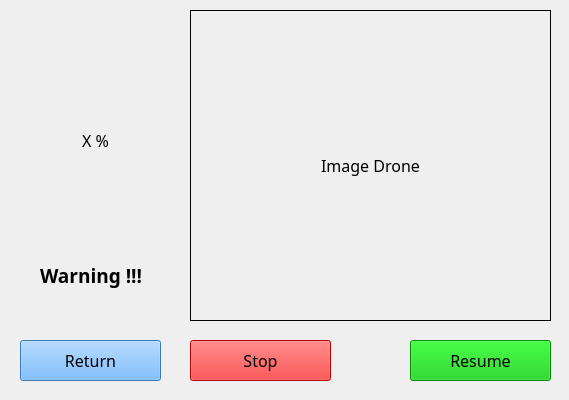
<?xml version="1.0" encoding="UTF-8"?>
<ui version="4.0">
 <class>Window_DroneCamera</class>
 <widget class="QWidget" name="Window_DroneCamera">
  <property name="geometry">
   <rect>
    <x>0</x>
    <y>0</y>
    <width>569</width>
    <height>400</height>
   </rect>
  </property>
  <property name="font">
   <font>
    <family>Segoe UI Light</family>
    <pointsize>12</pointsize>
   </font>
  </property>
  <property name="windowTitle">
   <string>Window_DroneCamera</string>
  </property>
  <widget class="QPushButton" name="pushButton_switchWindow">
   <property name="geometry">
    <rect>
     <x>20</x>
     <y>340</y>
     <width>141</width>
     <height>41</height>
    </rect>
   </property>
   <property name="palette">
    <palette>
     <active>
      <colorrole role="WindowText">
       <brush brushstyle="SolidPattern">
        <color alpha="255">
         <red>0</red>
         <green>0</green>
         <blue>0</blue>
        </color>
       </brush>
      </colorrole>
      <colorrole role="Button">
       <brush brushstyle="SolidPattern">
        <color alpha="255">
         <red>85</red>
         <green>170</green>
         <blue>255</blue>
        </color>
       </brush>
      </colorrole>
      <colorrole role="Light">
       <brush brushstyle="SolidPattern">
        <color alpha="255">
         <red>213</red>
         <green>234</green>
         <blue>255</blue>
        </color>
       </brush>
      </colorrole>
      <colorrole role="Midlight">
       <brush brushstyle="SolidPattern">
        <color alpha="255">
         <red>149</red>
         <green>202</green>
         <blue>255</blue>
        </color>
       </brush>
      </colorrole>
      <colorrole role="Dark">
       <brush brushstyle="SolidPattern">
        <color alpha="255">
         <red>42</red>
         <green>85</green>
         <blue>127</blue>
        </color>
       </brush>
      </colorrole>
      <colorrole role="Mid">
       <brush brushstyle="SolidPattern">
        <color alpha="255">
         <red>56</red>
         <green>113</green>
         <blue>170</blue>
        </color>
       </brush>
      </colorrole>
      <colorrole role="Text">
       <brush brushstyle="SolidPattern">
        <color alpha="255">
         <red>0</red>
         <green>0</green>
         <blue>0</blue>
        </color>
       </brush>
      </colorrole>
      <colorrole role="BrightText">
       <brush brushstyle="SolidPattern">
        <color alpha="255">
         <red>255</red>
         <green>255</green>
         <blue>255</blue>
        </color>
       </brush>
      </colorrole>
      <colorrole role="ButtonText">
       <brush brushstyle="SolidPattern">
        <color alpha="255">
         <red>0</red>
         <green>0</green>
         <blue>0</blue>
        </color>
       </brush>
      </colorrole>
      <colorrole role="Base">
       <brush brushstyle="SolidPattern">
        <color alpha="255">
         <red>255</red>
         <green>255</green>
         <blue>255</blue>
        </color>
       </brush>
      </colorrole>
      <colorrole role="Window">
       <brush brushstyle="SolidPattern">
        <color alpha="255">
         <red>85</red>
         <green>170</green>
         <blue>255</blue>
        </color>
       </brush>
      </colorrole>
      <colorrole role="Shadow">
       <brush brushstyle="SolidPattern">
        <color alpha="255">
         <red>0</red>
         <green>0</green>
         <blue>0</blue>
        </color>
       </brush>
      </colorrole>
      <colorrole role="AlternateBase">
       <brush brushstyle="SolidPattern">
        <color alpha="255">
         <red>170</red>
         <green>212</green>
         <blue>255</blue>
        </color>
       </brush>
      </colorrole>
      <colorrole role="ToolTipBase">
       <brush brushstyle="SolidPattern">
        <color alpha="255">
         <red>255</red>
         <green>255</green>
         <blue>220</blue>
        </color>
       </brush>
      </colorrole>
      <colorrole role="ToolTipText">
       <brush brushstyle="SolidPattern">
        <color alpha="255">
         <red>0</red>
         <green>0</green>
         <blue>0</blue>
        </color>
       </brush>
      </colorrole>
     </active>
     <inactive>
      <colorrole role="WindowText">
       <brush brushstyle="SolidPattern">
        <color alpha="255">
         <red>0</red>
         <green>0</green>
         <blue>0</blue>
        </color>
       </brush>
      </colorrole>
      <colorrole role="Button">
       <brush brushstyle="SolidPattern">
        <color alpha="255">
         <red>85</red>
         <green>170</green>
         <blue>255</blue>
        </color>
       </brush>
      </colorrole>
      <colorrole role="Light">
       <brush brushstyle="SolidPattern">
        <color alpha="255">
         <red>213</red>
         <green>234</green>
         <blue>255</blue>
        </color>
       </brush>
      </colorrole>
      <colorrole role="Midlight">
       <brush brushstyle="SolidPattern">
        <color alpha="255">
         <red>149</red>
         <green>202</green>
         <blue>255</blue>
        </color>
       </brush>
      </colorrole>
      <colorrole role="Dark">
       <brush brushstyle="SolidPattern">
        <color alpha="255">
         <red>42</red>
         <green>85</green>
         <blue>127</blue>
        </color>
       </brush>
      </colorrole>
      <colorrole role="Mid">
       <brush brushstyle="SolidPattern">
        <color alpha="255">
         <red>56</red>
         <green>113</green>
         <blue>170</blue>
        </color>
       </brush>
      </colorrole>
      <colorrole role="Text">
       <brush brushstyle="SolidPattern">
        <color alpha="255">
         <red>0</red>
         <green>0</green>
         <blue>0</blue>
        </color>
       </brush>
      </colorrole>
      <colorrole role="BrightText">
       <brush brushstyle="SolidPattern">
        <color alpha="255">
         <red>255</red>
         <green>255</green>
         <blue>255</blue>
        </color>
       </brush>
      </colorrole>
      <colorrole role="ButtonText">
       <brush brushstyle="SolidPattern">
        <color alpha="255">
         <red>0</red>
         <green>0</green>
         <blue>0</blue>
        </color>
       </brush>
      </colorrole>
      <colorrole role="Base">
       <brush brushstyle="SolidPattern">
        <color alpha="255">
         <red>255</red>
         <green>255</green>
         <blue>255</blue>
        </color>
       </brush>
      </colorrole>
      <colorrole role="Window">
       <brush brushstyle="SolidPattern">
        <color alpha="255">
         <red>85</red>
         <green>170</green>
         <blue>255</blue>
        </color>
       </brush>
      </colorrole>
      <colorrole role="Shadow">
       <brush brushstyle="SolidPattern">
        <color alpha="255">
         <red>0</red>
         <green>0</green>
         <blue>0</blue>
        </color>
       </brush>
      </colorrole>
      <colorrole role="AlternateBase">
       <brush brushstyle="SolidPattern">
        <color alpha="255">
         <red>170</red>
         <green>212</green>
         <blue>255</blue>
        </color>
       </brush>
      </colorrole>
      <colorrole role="ToolTipBase">
       <brush brushstyle="SolidPattern">
        <color alpha="255">
         <red>255</red>
         <green>255</green>
         <blue>220</blue>
        </color>
       </brush>
      </colorrole>
      <colorrole role="ToolTipText">
       <brush brushstyle="SolidPattern">
        <color alpha="255">
         <red>0</red>
         <green>0</green>
         <blue>0</blue>
        </color>
       </brush>
      </colorrole>
     </inactive>
     <disabled>
      <colorrole role="WindowText">
       <brush brushstyle="SolidPattern">
        <color alpha="255">
         <red>42</red>
         <green>85</green>
         <blue>127</blue>
        </color>
       </brush>
      </colorrole>
      <colorrole role="Button">
       <brush brushstyle="SolidPattern">
        <color alpha="255">
         <red>85</red>
         <green>170</green>
         <blue>255</blue>
        </color>
       </brush>
      </colorrole>
      <colorrole role="Light">
       <brush brushstyle="SolidPattern">
        <color alpha="255">
         <red>213</red>
         <green>234</green>
         <blue>255</blue>
        </color>
       </brush>
      </colorrole>
      <colorrole role="Midlight">
       <brush brushstyle="SolidPattern">
        <color alpha="255">
         <red>149</red>
         <green>202</green>
         <blue>255</blue>
        </color>
       </brush>
      </colorrole>
      <colorrole role="Dark">
       <brush brushstyle="SolidPattern">
        <color alpha="255">
         <red>42</red>
         <green>85</green>
         <blue>127</blue>
        </color>
       </brush>
      </colorrole>
      <colorrole role="Mid">
       <brush brushstyle="SolidPattern">
        <color alpha="255">
         <red>56</red>
         <green>113</green>
         <blue>170</blue>
        </color>
       </brush>
      </colorrole>
      <colorrole role="Text">
       <brush brushstyle="SolidPattern">
        <color alpha="255">
         <red>42</red>
         <green>85</green>
         <blue>127</blue>
        </color>
       </brush>
      </colorrole>
      <colorrole role="BrightText">
       <brush brushstyle="SolidPattern">
        <color alpha="255">
         <red>255</red>
         <green>255</green>
         <blue>255</blue>
        </color>
       </brush>
      </colorrole>
      <colorrole role="ButtonText">
       <brush brushstyle="SolidPattern">
        <color alpha="255">
         <red>42</red>
         <green>85</green>
         <blue>127</blue>
        </color>
       </brush>
      </colorrole>
      <colorrole role="Base">
       <brush brushstyle="SolidPattern">
        <color alpha="255">
         <red>85</red>
         <green>170</green>
         <blue>255</blue>
        </color>
       </brush>
      </colorrole>
      <colorrole role="Window">
       <brush brushstyle="SolidPattern">
        <color alpha="255">
         <red>85</red>
         <green>170</green>
         <blue>255</blue>
        </color>
       </brush>
      </colorrole>
      <colorrole role="Shadow">
       <brush brushstyle="SolidPattern">
        <color alpha="255">
         <red>0</red>
         <green>0</green>
         <blue>0</blue>
        </color>
       </brush>
      </colorrole>
      <colorrole role="AlternateBase">
       <brush brushstyle="SolidPattern">
        <color alpha="255">
         <red>85</red>
         <green>170</green>
         <blue>255</blue>
        </color>
       </brush>
      </colorrole>
      <colorrole role="ToolTipBase">
       <brush brushstyle="SolidPattern">
        <color alpha="255">
         <red>255</red>
         <green>255</green>
         <blue>220</blue>
        </color>
       </brush>
      </colorrole>
      <colorrole role="ToolTipText">
       <brush brushstyle="SolidPattern">
        <color alpha="255">
         <red>0</red>
         <green>0</green>
         <blue>0</blue>
        </color>
       </brush>
      </colorrole>
     </disabled>
    </palette>
   </property>
   <property name="text">
    <string>Return</string>
   </property>
  </widget>
  <widget class="QPushButton" name="pushButton_stop">
   <property name="geometry">
    <rect>
     <x>190</x>
     <y>340</y>
     <width>141</width>
     <height>41</height>
    </rect>
   </property>
   <property name="palette">
    <palette>
     <active>
      <colorrole role="WindowText">
       <brush brushstyle="SolidPattern">
        <color alpha="255">
         <red>0</red>
         <green>0</green>
         <blue>0</blue>
        </color>
       </brush>
      </colorrole>
      <colorrole role="Button">
       <brush brushstyle="SolidPattern">
        <color alpha="255">
         <red>255</red>
         <green>0</green>
         <blue>0</blue>
        </color>
       </brush>
      </colorrole>
      <colorrole role="Light">
       <brush brushstyle="SolidPattern">
        <color alpha="255">
         <red>255</red>
         <green>127</green>
         <blue>127</blue>
        </color>
       </brush>
      </colorrole>
      <colorrole role="Midlight">
       <brush brushstyle="SolidPattern">
        <color alpha="255">
         <red>255</red>
         <green>63</green>
         <blue>63</blue>
        </color>
       </brush>
      </colorrole>
      <colorrole role="Dark">
       <brush brushstyle="SolidPattern">
        <color alpha="255">
         <red>127</red>
         <green>0</green>
         <blue>0</blue>
        </color>
       </brush>
      </colorrole>
      <colorrole role="Mid">
       <brush brushstyle="SolidPattern">
        <color alpha="255">
         <red>170</red>
         <green>0</green>
         <blue>0</blue>
        </color>
       </brush>
      </colorrole>
      <colorrole role="Text">
       <brush brushstyle="SolidPattern">
        <color alpha="255">
         <red>0</red>
         <green>0</green>
         <blue>0</blue>
        </color>
       </brush>
      </colorrole>
      <colorrole role="BrightText">
       <brush brushstyle="SolidPattern">
        <color alpha="255">
         <red>255</red>
         <green>255</green>
         <blue>255</blue>
        </color>
       </brush>
      </colorrole>
      <colorrole role="ButtonText">
       <brush brushstyle="SolidPattern">
        <color alpha="255">
         <red>0</red>
         <green>0</green>
         <blue>0</blue>
        </color>
       </brush>
      </colorrole>
      <colorrole role="Base">
       <brush brushstyle="SolidPattern">
        <color alpha="255">
         <red>255</red>
         <green>255</green>
         <blue>255</blue>
        </color>
       </brush>
      </colorrole>
      <colorrole role="Window">
       <brush brushstyle="SolidPattern">
        <color alpha="255">
         <red>255</red>
         <green>0</green>
         <blue>0</blue>
        </color>
       </brush>
      </colorrole>
      <colorrole role="Shadow">
       <brush brushstyle="SolidPattern">
        <color alpha="255">
         <red>0</red>
         <green>0</green>
         <blue>0</blue>
        </color>
       </brush>
      </colorrole>
      <colorrole role="AlternateBase">
       <brush brushstyle="SolidPattern">
        <color alpha="255">
         <red>255</red>
         <green>127</green>
         <blue>127</blue>
        </color>
       </brush>
      </colorrole>
      <colorrole role="ToolTipBase">
       <brush brushstyle="SolidPattern">
        <color alpha="255">
         <red>255</red>
         <green>255</green>
         <blue>220</blue>
        </color>
       </brush>
      </colorrole>
      <colorrole role="ToolTipText">
       <brush brushstyle="SolidPattern">
        <color alpha="255">
         <red>0</red>
         <green>0</green>
         <blue>0</blue>
        </color>
       </brush>
      </colorrole>
     </active>
     <inactive>
      <colorrole role="WindowText">
       <brush brushstyle="SolidPattern">
        <color alpha="255">
         <red>0</red>
         <green>0</green>
         <blue>0</blue>
        </color>
       </brush>
      </colorrole>
      <colorrole role="Button">
       <brush brushstyle="SolidPattern">
        <color alpha="255">
         <red>255</red>
         <green>0</green>
         <blue>0</blue>
        </color>
       </brush>
      </colorrole>
      <colorrole role="Light">
       <brush brushstyle="SolidPattern">
        <color alpha="255">
         <red>255</red>
         <green>127</green>
         <blue>127</blue>
        </color>
       </brush>
      </colorrole>
      <colorrole role="Midlight">
       <brush brushstyle="SolidPattern">
        <color alpha="255">
         <red>255</red>
         <green>63</green>
         <blue>63</blue>
        </color>
       </brush>
      </colorrole>
      <colorrole role="Dark">
       <brush brushstyle="SolidPattern">
        <color alpha="255">
         <red>127</red>
         <green>0</green>
         <blue>0</blue>
        </color>
       </brush>
      </colorrole>
      <colorrole role="Mid">
       <brush brushstyle="SolidPattern">
        <color alpha="255">
         <red>170</red>
         <green>0</green>
         <blue>0</blue>
        </color>
       </brush>
      </colorrole>
      <colorrole role="Text">
       <brush brushstyle="SolidPattern">
        <color alpha="255">
         <red>0</red>
         <green>0</green>
         <blue>0</blue>
        </color>
       </brush>
      </colorrole>
      <colorrole role="BrightText">
       <brush brushstyle="SolidPattern">
        <color alpha="255">
         <red>255</red>
         <green>255</green>
         <blue>255</blue>
        </color>
       </brush>
      </colorrole>
      <colorrole role="ButtonText">
       <brush brushstyle="SolidPattern">
        <color alpha="255">
         <red>0</red>
         <green>0</green>
         <blue>0</blue>
        </color>
       </brush>
      </colorrole>
      <colorrole role="Base">
       <brush brushstyle="SolidPattern">
        <color alpha="255">
         <red>255</red>
         <green>255</green>
         <blue>255</blue>
        </color>
       </brush>
      </colorrole>
      <colorrole role="Window">
       <brush brushstyle="SolidPattern">
        <color alpha="255">
         <red>255</red>
         <green>0</green>
         <blue>0</blue>
        </color>
       </brush>
      </colorrole>
      <colorrole role="Shadow">
       <brush brushstyle="SolidPattern">
        <color alpha="255">
         <red>0</red>
         <green>0</green>
         <blue>0</blue>
        </color>
       </brush>
      </colorrole>
      <colorrole role="AlternateBase">
       <brush brushstyle="SolidPattern">
        <color alpha="255">
         <red>255</red>
         <green>127</green>
         <blue>127</blue>
        </color>
       </brush>
      </colorrole>
      <colorrole role="ToolTipBase">
       <brush brushstyle="SolidPattern">
        <color alpha="255">
         <red>255</red>
         <green>255</green>
         <blue>220</blue>
        </color>
       </brush>
      </colorrole>
      <colorrole role="ToolTipText">
       <brush brushstyle="SolidPattern">
        <color alpha="255">
         <red>0</red>
         <green>0</green>
         <blue>0</blue>
        </color>
       </brush>
      </colorrole>
     </inactive>
     <disabled>
      <colorrole role="WindowText">
       <brush brushstyle="SolidPattern">
        <color alpha="255">
         <red>127</red>
         <green>0</green>
         <blue>0</blue>
        </color>
       </brush>
      </colorrole>
      <colorrole role="Button">
       <brush brushstyle="SolidPattern">
        <color alpha="255">
         <red>168</red>
         <green>168</green>
         <blue>168</blue>
        </color>
       </brush>
      </colorrole>
      <colorrole role="Light">
       <brush brushstyle="SolidPattern">
        <color alpha="255">
         <red>255</red>
         <green>127</green>
         <blue>127</blue>
        </color>
       </brush>
      </colorrole>
      <colorrole role="Midlight">
       <brush brushstyle="SolidPattern">
        <color alpha="255">
         <red>255</red>
         <green>63</green>
         <blue>63</blue>
        </color>
       </brush>
      </colorrole>
      <colorrole role="Dark">
       <brush brushstyle="SolidPattern">
        <color alpha="255">
         <red>127</red>
         <green>0</green>
         <blue>0</blue>
        </color>
       </brush>
      </colorrole>
      <colorrole role="Mid">
       <brush brushstyle="SolidPattern">
        <color alpha="255">
         <red>170</red>
         <green>0</green>
         <blue>0</blue>
        </color>
       </brush>
      </colorrole>
      <colorrole role="Text">
       <brush brushstyle="SolidPattern">
        <color alpha="255">
         <red>127</red>
         <green>0</green>
         <blue>0</blue>
        </color>
       </brush>
      </colorrole>
      <colorrole role="BrightText">
       <brush brushstyle="SolidPattern">
        <color alpha="255">
         <red>255</red>
         <green>255</green>
         <blue>255</blue>
        </color>
       </brush>
      </colorrole>
      <colorrole role="ButtonText">
       <brush brushstyle="SolidPattern">
        <color alpha="255">
         <red>127</red>
         <green>0</green>
         <blue>0</blue>
        </color>
       </brush>
      </colorrole>
      <colorrole role="Base">
       <brush brushstyle="SolidPattern">
        <color alpha="255">
         <red>255</red>
         <green>0</green>
         <blue>0</blue>
        </color>
       </brush>
      </colorrole>
      <colorrole role="Window">
       <brush brushstyle="SolidPattern">
        <color alpha="255">
         <red>255</red>
         <green>0</green>
         <blue>0</blue>
        </color>
       </brush>
      </colorrole>
      <colorrole role="Shadow">
       <brush brushstyle="SolidPattern">
        <color alpha="255">
         <red>0</red>
         <green>0</green>
         <blue>0</blue>
        </color>
       </brush>
      </colorrole>
      <colorrole role="AlternateBase">
       <brush brushstyle="SolidPattern">
        <color alpha="255">
         <red>255</red>
         <green>0</green>
         <blue>0</blue>
        </color>
       </brush>
      </colorrole>
      <colorrole role="ToolTipBase">
       <brush brushstyle="SolidPattern">
        <color alpha="255">
         <red>255</red>
         <green>255</green>
         <blue>220</blue>
        </color>
       </brush>
      </colorrole>
      <colorrole role="ToolTipText">
       <brush brushstyle="SolidPattern">
        <color alpha="255">
         <red>0</red>
         <green>0</green>
         <blue>0</blue>
        </color>
       </brush>
      </colorrole>
     </disabled>
    </palette>
   </property>
   <property name="text">
    <string>Stop</string>
   </property>
  </widget>
  <widget class="QPushButton" name="pushButton_resume">
   <property name="geometry">
    <rect>
     <x>410</x>
     <y>340</y>
     <width>141</width>
     <height>41</height>
    </rect>
   </property>
   <property name="palette">
    <palette>
     <active>
      <colorrole role="WindowText">
       <brush brushstyle="SolidPattern">
        <color alpha="255">
         <red>0</red>
         <green>0</green>
         <blue>0</blue>
        </color>
       </brush>
      </colorrole>
      <colorrole role="Button">
       <brush brushstyle="SolidPattern">
        <color alpha="255">
         <red>0</red>
         <green>195</green>
         <blue>0</blue>
        </color>
       </brush>
      </colorrole>
      <colorrole role="Light">
       <brush brushstyle="SolidPattern">
        <color alpha="255">
         <red>37</red>
         <green>255</green>
         <blue>37</blue>
        </color>
       </brush>
      </colorrole>
      <colorrole role="Midlight">
       <brush brushstyle="SolidPattern">
        <color alpha="255">
         <red>18</red>
         <green>225</green>
         <blue>18</blue>
        </color>
       </brush>
      </colorrole>
      <colorrole role="Dark">
       <brush brushstyle="SolidPattern">
        <color alpha="255">
         <red>0</red>
         <green>97</green>
         <blue>0</blue>
        </color>
       </brush>
      </colorrole>
      <colorrole role="Mid">
       <brush brushstyle="SolidPattern">
        <color alpha="255">
         <red>0</red>
         <green>130</green>
         <blue>0</blue>
        </color>
       </brush>
      </colorrole>
      <colorrole role="Text">
       <brush brushstyle="SolidPattern">
        <color alpha="255">
         <red>0</red>
         <green>0</green>
         <blue>0</blue>
        </color>
       </brush>
      </colorrole>
      <colorrole role="BrightText">
       <brush brushstyle="SolidPattern">
        <color alpha="255">
         <red>255</red>
         <green>255</green>
         <blue>255</blue>
        </color>
       </brush>
      </colorrole>
      <colorrole role="ButtonText">
       <brush brushstyle="SolidPattern">
        <color alpha="255">
         <red>0</red>
         <green>0</green>
         <blue>0</blue>
        </color>
       </brush>
      </colorrole>
      <colorrole role="Base">
       <brush brushstyle="SolidPattern">
        <color alpha="255">
         <red>255</red>
         <green>255</green>
         <blue>255</blue>
        </color>
       </brush>
      </colorrole>
      <colorrole role="Window">
       <brush brushstyle="SolidPattern">
        <color alpha="255">
         <red>0</red>
         <green>195</green>
         <blue>0</blue>
        </color>
       </brush>
      </colorrole>
      <colorrole role="Shadow">
       <brush brushstyle="SolidPattern">
        <color alpha="255">
         <red>0</red>
         <green>0</green>
         <blue>0</blue>
        </color>
       </brush>
      </colorrole>
      <colorrole role="AlternateBase">
       <brush brushstyle="SolidPattern">
        <color alpha="255">
         <red>127</red>
         <green>225</green>
         <blue>127</blue>
        </color>
       </brush>
      </colorrole>
      <colorrole role="ToolTipBase">
       <brush brushstyle="SolidPattern">
        <color alpha="255">
         <red>255</red>
         <green>255</green>
         <blue>220</blue>
        </color>
       </brush>
      </colorrole>
      <colorrole role="ToolTipText">
       <brush brushstyle="SolidPattern">
        <color alpha="255">
         <red>0</red>
         <green>0</green>
         <blue>0</blue>
        </color>
       </brush>
      </colorrole>
     </active>
     <inactive>
      <colorrole role="WindowText">
       <brush brushstyle="SolidPattern">
        <color alpha="255">
         <red>0</red>
         <green>0</green>
         <blue>0</blue>
        </color>
       </brush>
      </colorrole>
      <colorrole role="Button">
       <brush brushstyle="SolidPattern">
        <color alpha="255">
         <red>0</red>
         <green>195</green>
         <blue>0</blue>
        </color>
       </brush>
      </colorrole>
      <colorrole role="Light">
       <brush brushstyle="SolidPattern">
        <color alpha="255">
         <red>37</red>
         <green>255</green>
         <blue>37</blue>
        </color>
       </brush>
      </colorrole>
      <colorrole role="Midlight">
       <brush brushstyle="SolidPattern">
        <color alpha="255">
         <red>18</red>
         <green>225</green>
         <blue>18</blue>
        </color>
       </brush>
      </colorrole>
      <colorrole role="Dark">
       <brush brushstyle="SolidPattern">
        <color alpha="255">
         <red>0</red>
         <green>97</green>
         <blue>0</blue>
        </color>
       </brush>
      </colorrole>
      <colorrole role="Mid">
       <brush brushstyle="SolidPattern">
        <color alpha="255">
         <red>0</red>
         <green>130</green>
         <blue>0</blue>
        </color>
       </brush>
      </colorrole>
      <colorrole role="Text">
       <brush brushstyle="SolidPattern">
        <color alpha="255">
         <red>0</red>
         <green>0</green>
         <blue>0</blue>
        </color>
       </brush>
      </colorrole>
      <colorrole role="BrightText">
       <brush brushstyle="SolidPattern">
        <color alpha="255">
         <red>255</red>
         <green>255</green>
         <blue>255</blue>
        </color>
       </brush>
      </colorrole>
      <colorrole role="ButtonText">
       <brush brushstyle="SolidPattern">
        <color alpha="255">
         <red>0</red>
         <green>0</green>
         <blue>0</blue>
        </color>
       </brush>
      </colorrole>
      <colorrole role="Base">
       <brush brushstyle="SolidPattern">
        <color alpha="255">
         <red>255</red>
         <green>255</green>
         <blue>255</blue>
        </color>
       </brush>
      </colorrole>
      <colorrole role="Window">
       <brush brushstyle="SolidPattern">
        <color alpha="255">
         <red>0</red>
         <green>195</green>
         <blue>0</blue>
        </color>
       </brush>
      </colorrole>
      <colorrole role="Shadow">
       <brush brushstyle="SolidPattern">
        <color alpha="255">
         <red>0</red>
         <green>0</green>
         <blue>0</blue>
        </color>
       </brush>
      </colorrole>
      <colorrole role="AlternateBase">
       <brush brushstyle="SolidPattern">
        <color alpha="255">
         <red>127</red>
         <green>225</green>
         <blue>127</blue>
        </color>
       </brush>
      </colorrole>
      <colorrole role="ToolTipBase">
       <brush brushstyle="SolidPattern">
        <color alpha="255">
         <red>255</red>
         <green>255</green>
         <blue>220</blue>
        </color>
       </brush>
      </colorrole>
      <colorrole role="ToolTipText">
       <brush brushstyle="SolidPattern">
        <color alpha="255">
         <red>0</red>
         <green>0</green>
         <blue>0</blue>
        </color>
       </brush>
      </colorrole>
     </inactive>
     <disabled>
      <colorrole role="WindowText">
       <brush brushstyle="SolidPattern">
        <color alpha="255">
         <red>0</red>
         <green>97</green>
         <blue>0</blue>
        </color>
       </brush>
      </colorrole>
      <colorrole role="Button">
       <brush brushstyle="SolidPattern">
        <color alpha="255">
         <red>168</red>
         <green>168</green>
         <blue>168</blue>
        </color>
       </brush>
      </colorrole>
      <colorrole role="Light">
       <brush brushstyle="SolidPattern">
        <color alpha="255">
         <red>37</red>
         <green>255</green>
         <blue>37</blue>
        </color>
       </brush>
      </colorrole>
      <colorrole role="Midlight">
       <brush brushstyle="SolidPattern">
        <color alpha="255">
         <red>18</red>
         <green>225</green>
         <blue>18</blue>
        </color>
       </brush>
      </colorrole>
      <colorrole role="Dark">
       <brush brushstyle="SolidPattern">
        <color alpha="255">
         <red>0</red>
         <green>97</green>
         <blue>0</blue>
        </color>
       </brush>
      </colorrole>
      <colorrole role="Mid">
       <brush brushstyle="SolidPattern">
        <color alpha="255">
         <red>0</red>
         <green>130</green>
         <blue>0</blue>
        </color>
       </brush>
      </colorrole>
      <colorrole role="Text">
       <brush brushstyle="SolidPattern">
        <color alpha="255">
         <red>0</red>
         <green>97</green>
         <blue>0</blue>
        </color>
       </brush>
      </colorrole>
      <colorrole role="BrightText">
       <brush brushstyle="SolidPattern">
        <color alpha="255">
         <red>255</red>
         <green>255</green>
         <blue>255</blue>
        </color>
       </brush>
      </colorrole>
      <colorrole role="ButtonText">
       <brush brushstyle="SolidPattern">
        <color alpha="255">
         <red>0</red>
         <green>97</green>
         <blue>0</blue>
        </color>
       </brush>
      </colorrole>
      <colorrole role="Base">
       <brush brushstyle="SolidPattern">
        <color alpha="255">
         <red>0</red>
         <green>195</green>
         <blue>0</blue>
        </color>
       </brush>
      </colorrole>
      <colorrole role="Window">
       <brush brushstyle="SolidPattern">
        <color alpha="255">
         <red>0</red>
         <green>195</green>
         <blue>0</blue>
        </color>
       </brush>
      </colorrole>
      <colorrole role="Shadow">
       <brush brushstyle="SolidPattern">
        <color alpha="255">
         <red>0</red>
         <green>0</green>
         <blue>0</blue>
        </color>
       </brush>
      </colorrole>
      <colorrole role="AlternateBase">
       <brush brushstyle="SolidPattern">
        <color alpha="255">
         <red>0</red>
         <green>195</green>
         <blue>0</blue>
        </color>
       </brush>
      </colorrole>
      <colorrole role="ToolTipBase">
       <brush brushstyle="SolidPattern">
        <color alpha="255">
         <red>255</red>
         <green>255</green>
         <blue>220</blue>
        </color>
       </brush>
      </colorrole>
      <colorrole role="ToolTipText">
       <brush brushstyle="SolidPattern">
        <color alpha="255">
         <red>0</red>
         <green>0</green>
         <blue>0</blue>
        </color>
       </brush>
      </colorrole>
     </disabled>
    </palette>
   </property>
   <property name="text">
    <string>Resume</string>
   </property>
  </widget>
  <widget class="QLabel" name="label_batteryLevel">
   <property name="geometry">
    <rect>
     <x>70</x>
     <y>130</y>
     <width>51</width>
     <height>21</height>
    </rect>
   </property>
   <property name="text">
    <string>X %</string>
   </property>
   <property name="alignment">
    <set>Qt::AlignCenter</set>
   </property>
  </widget>
  <widget class="QLabel" name="image_batteryLevel">
   <property name="geometry">
    <rect>
     <x>70</x>
     <y>50</y>
     <width>51</width>
     <height>81</height>
    </rect>
   </property>
   <property name="text">
    <string/>
   </property>
  </widget>
  <widget class="QLabel" name="image_droneCamera">
   <property name="geometry">
    <rect>
     <x>190</x>
     <y>10</y>
     <width>361</width>
     <height>311</height>
    </rect>
   </property>
   <property name="frameShape">
    <enum>QFrame::Box</enum>
   </property>
   <property name="lineWidth">
    <number>1</number>
   </property>
   <property name="text">
    <string>Image Drone</string>
   </property>
   <property name="alignment">
    <set>Qt::AlignCenter</set>
   </property>
  </widget>
  <widget class="QLabel" name="label_warning">
   <property name="geometry">
    <rect>
     <x>40</x>
     <y>260</y>
     <width>111</width>
     <height>31</height>
    </rect>
   </property>
   <property name="palette">
    <palette>
     <active>
      <colorrole role="WindowText">
       <brush brushstyle="SolidPattern">
        <color alpha="255">
         <red>255</red>
         <green>0</green>
         <blue>0</blue>
        </color>
       </brush>
      </colorrole>
     </active>
     <inactive>
      <colorrole role="WindowText">
       <brush brushstyle="SolidPattern">
        <color alpha="255">
         <red>0</red>
         <green>0</green>
         <blue>0</blue>
        </color>
       </brush>
      </colorrole>
     </inactive>
     <disabled>
      <colorrole role="WindowText">
       <brush brushstyle="SolidPattern">
        <color alpha="255">
         <red>120</red>
         <green>120</green>
         <blue>120</blue>
        </color>
       </brush>
      </colorrole>
     </disabled>
    </palette>
   </property>
   <property name="font">
    <font>
     <pointsize>14</pointsize>
     <weight>75</weight>
     <bold>true</bold>
    </font>
   </property>
   <property name="frameShape">
    <enum>QFrame::NoFrame</enum>
   </property>
   <property name="text">
    <string>Warning !!!</string>
   </property>
  </widget>
  <widget class="QLabel" name="image_warning">
   <property name="geometry">
    <rect>
     <x>60</x>
     <y>190</y>
     <width>61</width>
     <height>61</height>
    </rect>
   </property>
   <property name="text">
    <string/>
   </property>
   <property name="pixmap">
    <pixmap resource="window_dronecamera.qrc">:/Window_droneCamera/alerte_60.png</pixmap>
   </property>
  </widget>
 </widget>
 <layoutdefault spacing="6" margin="11"/>
 <resources>
  <include location="window_dronecamera.qrc"/>
 </resources>
 <connections/>
</ui>
